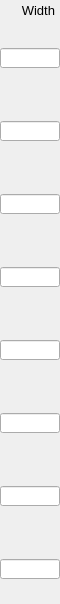
    <widget class="PyDMFrame" name="composite_7">
      <property name="geometry">
        <rect>
          <x>1060</x>
          <y>61</y>
          <width>60</width>
          <height>604</height>
        </rect>
      </property>
      <widget class="QLabel" name="text_25">
        <property name="geometry">
          <rect>
            <x>5</x>
            <y>0</y>
            <width>50</width>
            <height>20</height>
          </rect>
        </property>
        <property name="text">
          <string>Width</string>
        </property>
        <property name="font" stdset="0">
          <font>
            <pointsize>10</pointsize>
          </font>
        </property>
        <property name="brush" stdset="0">
          <brush brushstyle="SolidPattern">
            <color alpha="255">
              <red>0</red>
              <green>0</green>
              <blue>0</blue>
            </color>
          </brush>
        </property>
        <property name="toolTip">
          <string>text_25</string>
        </property>
        <property name="alignment">
          <set>Qt::AlignRight|Qt::AlignTrailing|Qt::AlignVCenter</set>
        </property>
        <property name="styleSheet">
          <string notr="true">QLabel#text_25 {
  color: rgb(0, 0, 0);
  }</string>
        </property>
      </widget>
      <widget class="PyDMSlider" name="valuator_48">
        <property name="geometry">
          <rect>
            <x>0</x>
            <y>73</y>
            <width>60</width>
            <height>20</height>
          </rect>
        </property>
        <property name="channel" stdset="0">
          <string>ca://${P}${O1}WidthY</string>
        </property>
        <property name="toolTip">
          <string>${P}${O1}WidthY</string>
        </property>
        <property name="orientation" stdset="0">
          <string>Qt::Horizontal</string>
        </property>
        <property name="showLimitLabels" stdset="0">
          <bool>true</bool>
        </property>
        <property name="showValueLabel" stdset="0">
          <bool>false</bool>
        </property>
        <property name="showUnits" stdset="0">
          <bool>false</bool>
        </property>
        <property name="tickPosition" stdset="0">
          <enum>QSlider::NoTicks</enum>
        </property>
        <property name="precision" stdset="0">
          <number>1</number>
        </property>
        <property name="styleSheet">
          <string notr="true">PyDMSlider#valuator_48 {
  color: rgb(0, 0, 0);
  background-color: rgb(115, 223, 255);
  }</string>
        </property>
      </widget>
      <widget class="PyDMLineEdit" name="text_entry_80">
        <property name="geometry">
          <rect>
            <x>0</x>
            <y>48</y>
            <width>60</width>
            <height>20</height>
          </rect>
        </property>
        <property name="channel" stdset="0">
          <string>ca://${P}${O1}WidthY</string>
        </property>
        <property name="toolTip">
          <string>${P}${O1}WidthY</string>
        </property>
        <property name="font" stdset="0">
          <font>
            <pointsize>10</pointsize>
          </font>
        </property>
        <property name="styleSheet">
          <string notr="true">PyDMLineEdit#text_entry_80 {
  color: rgb(0, 0, 0);
  background-color: rgb(115, 223, 255);
  border: 1px solid black;
  margin: 0px;
  padding: 0px;
  spacing: 0px;
  }</string>
        </property>
      </widget>
      <widget class="PyDMLabel" name="text_update_104">
        <property name="geometry">
          <rect>
            <x>0</x>
            <y>25</y>
            <width>60</width>
            <height>18</height>
          </rect>
        </property>
        <property name="toolTip">
          <string>PV: ${P}${O1}WidthY_RBV</string>
        </property>
        <property name="channel" stdset="0">
          <string>ca://${P}${O1}WidthY_RBV</string>
        </property>
        <property name="font" stdset="0">
          <font>
            <pointsize>10</pointsize>
          </font>
        </property>
        <property name="alignment">
          <set>Qt::AlignCenter</set>
        </property>
        <property name="textInteractionFlags">
          <set>Qt::TextSelectableByKeyboard|Qt::TextSelectableByMouse</set>
        </property>
        <property name="styleSheet">
          <string notr="true">PyDMLabel#text_update_104 {
  color: rgb(10, 0, 184);
  background-color: rgb(187, 187, 187);
  }</string>
        </property>
      </widget>
      <widget class="PyDMSlider" name="valuator_49">
        <property name="geometry">
          <rect>
            <x>0</x>
            <y>146</y>
            <width>60</width>
            <height>20</height>
          </rect>
        </property>
        <property name="channel" stdset="0">
          <string>ca://${P}${O2}WidthY</string>
        </property>
        <property name="toolTip">
          <string>${P}${O2}WidthY</string>
        </property>
        <property name="orientation" stdset="0">
          <string>Qt::Horizontal</string>
        </property>
        <property name="showLimitLabels" stdset="0">
          <bool>true</bool>
        </property>
        <property name="showValueLabel" stdset="0">
          <bool>false</bool>
        </property>
        <property name="showUnits" stdset="0">
          <bool>false</bool>
        </property>
        <property name="tickPosition" stdset="0">
          <enum>QSlider::NoTicks</enum>
        </property>
        <property name="precision" stdset="0">
          <number>1</number>
        </property>
        <property name="styleSheet">
          <string notr="true">PyDMSlider#valuator_49 {
  color: rgb(0, 0, 0);
  background-color: rgb(115, 223, 255);
  }</string>
        </property>
      </widget>
      <widget class="PyDMLineEdit" name="text_entry_81">
        <property name="geometry">
          <rect>
            <x>0</x>
            <y>121</y>
            <width>60</width>
            <height>20</height>
          </rect>
        </property>
        <property name="channel" stdset="0">
          <string>ca://${P}${O2}WidthY</string>
        </property>
        <property name="toolTip">
          <string>${P}${O2}WidthY</string>
        </property>
        <property name="font" stdset="0">
          <font>
            <pointsize>10</pointsize>
          </font>
        </property>
        <property name="styleSheet">
          <string notr="true">PyDMLineEdit#text_entry_81 {
  color: rgb(0, 0, 0);
  background-color: rgb(115, 223, 255);
  border: 1px solid black;
  margin: 0px;
  padding: 0px;
  spacing: 0px;
  }</string>
        </property>
      </widget>
      <widget class="PyDMLabel" name="text_update_105">
        <property name="geometry">
          <rect>
            <x>0</x>
            <y>98</y>
            <width>60</width>
            <height>18</height>
          </rect>
        </property>
        <property name="toolTip">
          <string>PV: ${P}${O2}WidthY_RBV</string>
        </property>
        <property name="channel" stdset="0">
          <string>ca://${P}${O2}WidthY_RBV</string>
        </property>
        <property name="font" stdset="0">
          <font>
            <pointsize>10</pointsize>
          </font>
        </property>
        <property name="alignment">
          <set>Qt::AlignCenter</set>
        </property>
        <property name="textInteractionFlags">
          <set>Qt::TextSelectableByKeyboard|Qt::TextSelectableByMouse</set>
        </property>
        <property name="styleSheet">
          <string notr="true">PyDMLabel#text_update_105 {
  color: rgb(10, 0, 184);
  background-color: rgb(187, 187, 187);
  }</string>
        </property>
      </widget>
      <widget class="PyDMSlider" name="valuator_50">
        <property name="geometry">
          <rect>
            <x>0</x>
            <y>219</y>
            <width>60</width>
            <height>20</height>
          </rect>
        </property>
        <property name="channel" stdset="0">
          <string>ca://${P}${O3}WidthY</string>
        </property>
        <property name="toolTip">
          <string>${P}${O3}WidthY</string>
        </property>
        <property name="orientation" stdset="0">
          <string>Qt::Horizontal</string>
        </property>
        <property name="showLimitLabels" stdset="0">
          <bool>true</bool>
        </property>
        <property name="showValueLabel" stdset="0">
          <bool>false</bool>
        </property>
        <property name="showUnits" stdset="0">
          <bool>false</bool>
        </property>
        <property name="tickPosition" stdset="0">
          <enum>QSlider::NoTicks</enum>
        </property>
        <property name="precision" stdset="0">
          <number>1</number>
        </property>
        <property name="styleSheet">
          <string notr="true">PyDMSlider#valuator_50 {
  color: rgb(0, 0, 0);
  background-color: rgb(115, 223, 255);
  }</string>
        </property>
      </widget>
      <widget class="PyDMLineEdit" name="text_entry_82">
        <property name="geometry">
          <rect>
            <x>0</x>
            <y>194</y>
            <width>60</width>
            <height>20</height>
          </rect>
        </property>
        <property name="channel" stdset="0">
          <string>ca://${P}${O3}WidthY</string>
        </property>
        <property name="toolTip">
          <string>${P}${O3}WidthY</string>
        </property>
        <property name="font" stdset="0">
          <font>
            <pointsize>10</pointsize>
          </font>
        </property>
        <property name="styleSheet">
          <string notr="true">PyDMLineEdit#text_entry_82 {
  color: rgb(0, 0, 0);
  background-color: rgb(115, 223, 255);
  border: 1px solid black;
  margin: 0px;
  padding: 0px;
  spacing: 0px;
  }</string>
        </property>
      </widget>
      <widget class="PyDMLabel" name="text_update_106">
        <property name="geometry">
          <rect>
            <x>0</x>
            <y>171</y>
            <width>60</width>
            <height>18</height>
          </rect>
        </property>
        <property name="toolTip">
          <string>PV: ${P}${O3}WidthY_RBV</string>
        </property>
        <property name="channel" stdset="0">
          <string>ca://${P}${O3}WidthY_RBV</string>
        </property>
        <property name="font" stdset="0">
          <font>
            <pointsize>10</pointsize>
          </font>
        </property>
        <property name="alignment">
          <set>Qt::AlignCenter</set>
        </property>
        <property name="textInteractionFlags">
          <set>Qt::TextSelectableByKeyboard|Qt::TextSelectableByMouse</set>
        </property>
        <property name="styleSheet">
          <string notr="true">PyDMLabel#text_update_106 {
  color: rgb(10, 0, 184);
  background-color: rgb(187, 187, 187);
  }</string>
        </property>
      </widget>
      <widget class="PyDMSlider" name="valuator_51">
        <property name="geometry">
          <rect>
            <x>0</x>
            <y>292</y>
            <width>60</width>
            <height>20</height>
          </rect>
        </property>
        <property name="channel" stdset="0">
          <string>ca://${P}${O4}WidthY</string>
        </property>
        <property name="toolTip">
          <string>${P}${O4}WidthY</string>
        </property>
        <property name="orientation" stdset="0">
          <string>Qt::Horizontal</string>
        </property>
        <property name="showLimitLabels" stdset="0">
          <bool>true</bool>
        </property>
        <property name="showValueLabel" stdset="0">
          <bool>false</bool>
        </property>
        <property name="showUnits" stdset="0">
          <bool>false</bool>
        </property>
        <property name="tickPosition" stdset="0">
          <enum>QSlider::NoTicks</enum>
        </property>
        <property name="precision" stdset="0">
          <number>1</number>
        </property>
        <property name="styleSheet">
          <string notr="true">PyDMSlider#valuator_51 {
  color: rgb(0, 0, 0);
  background-color: rgb(115, 223, 255);
  }</string>
        </property>
      </widget>
      <widget class="PyDMLineEdit" name="text_entry_83">
        <property name="geometry">
          <rect>
            <x>0</x>
            <y>267</y>
            <width>60</width>
            <height>20</height>
          </rect>
        </property>
        <property name="channel" stdset="0">
          <string>ca://${P}${O4}WidthY</string>
        </property>
        <property name="toolTip">
          <string>${P}${O4}WidthY</string>
        </property>
        <property name="font" stdset="0">
          <font>
            <pointsize>10</pointsize>
          </font>
        </property>
        <property name="styleSheet">
          <string notr="true">PyDMLineEdit#text_entry_83 {
  color: rgb(0, 0, 0);
  background-color: rgb(115, 223, 255);
  border: 1px solid black;
  margin: 0px;
  padding: 0px;
  spacing: 0px;
  }</string>
        </property>
      </widget>
      <widget class="PyDMLabel" name="text_update_107">
        <property name="geometry">
          <rect>
            <x>0</x>
            <y>244</y>
            <width>60</width>
            <height>18</height>
          </rect>
        </property>
        <property name="toolTip">
          <string>PV: ${P}${O4}WidthY_RBV</string>
        </property>
        <property name="channel" stdset="0">
          <string>ca://${P}${O4}WidthY_RBV</string>
        </property>
        <property name="font" stdset="0">
          <font>
            <pointsize>10</pointsize>
          </font>
        </property>
        <property name="alignment">
          <set>Qt::AlignCenter</set>
        </property>
        <property name="textInteractionFlags">
          <set>Qt::TextSelectableByKeyboard|Qt::TextSelectableByMouse</set>
        </property>
        <property name="styleSheet">
          <string notr="true">PyDMLabel#text_update_107 {
  color: rgb(10, 0, 184);
  background-color: rgb(187, 187, 187);
  }</string>
        </property>
      </widget>
      <widget class="PyDMSlider" name="valuator_52">
        <property name="geometry">
          <rect>
            <x>0</x>
            <y>365</y>
            <width>60</width>
            <height>20</height>
          </rect>
        </property>
        <property name="channel" stdset="0">
          <string>ca://${P}${O5}WidthY</string>
        </property>
        <property name="toolTip">
          <string>${P}${O5}WidthY</string>
        </property>
        <property name="orientation" stdset="0">
          <string>Qt::Horizontal</string>
        </property>
        <property name="showLimitLabels" stdset="0">
          <bool>true</bool>
        </property>
        <property name="showValueLabel" stdset="0">
          <bool>false</bool>
        </property>
        <property name="showUnits" stdset="0">
          <bool>false</bool>
        </property>
        <property name="tickPosition" stdset="0">
          <enum>QSlider::NoTicks</enum>
        </property>
        <property name="precision" stdset="0">
          <number>1</number>
        </property>
        <property name="styleSheet">
          <string notr="true">PyDMSlider#valuator_52 {
  color: rgb(0, 0, 0);
  background-color: rgb(115, 223, 255);
  }</string>
        </property>
      </widget>
      <widget class="PyDMLineEdit" name="text_entry_84">
        <property name="geometry">
          <rect>
            <x>0</x>
            <y>340</y>
            <width>60</width>
            <height>20</height>
          </rect>
        </property>
        <property name="channel" stdset="0">
          <string>ca://${P}${O5}WidthY</string>
        </property>
        <property name="toolTip">
          <string>${P}${O5}WidthY</string>
        </property>
        <property name="font" stdset="0">
          <font>
            <pointsize>10</pointsize>
          </font>
        </property>
        <property name="styleSheet">
          <string notr="true">PyDMLineEdit#text_entry_84 {
  color: rgb(0, 0, 0);
  background-color: rgb(115, 223, 255);
  border: 1px solid black;
  margin: 0px;
  padding: 0px;
  spacing: 0px;
  }</string>
        </property>
      </widget>
      <widget class="PyDMLabel" name="text_update_108">
        <property name="geometry">
          <rect>
            <x>0</x>
            <y>317</y>
            <width>60</width>
            <height>18</height>
          </rect>
        </property>
        <property name="toolTip">
          <string>PV: ${P}${O5}WidthY_RBV</string>
        </property>
        <property name="channel" stdset="0">
          <string>ca://${P}${O5}WidthY_RBV</string>
        </property>
        <property name="font" stdset="0">
          <font>
            <pointsize>10</pointsize>
          </font>
        </property>
        <property name="alignment">
          <set>Qt::AlignCenter</set>
        </property>
        <property name="textInteractionFlags">
          <set>Qt::TextSelectableByKeyboard|Qt::TextSelectableByMouse</set>
        </property>
        <property name="styleSheet">
          <string notr="true">PyDMLabel#text_update_108 {
  color: rgb(10, 0, 184);
  background-color: rgb(187, 187, 187);
  }</string>
        </property>
      </widget>
      <widget class="PyDMSlider" name="valuator_53">
        <property name="geometry">
          <rect>
            <x>0</x>
            <y>438</y>
            <width>60</width>
            <height>20</height>
          </rect>
        </property>
        <property name="channel" stdset="0">
          <string>ca://${P}${O6}WidthY</string>
        </property>
        <property name="toolTip">
          <string>${P}${O6}WidthY</string>
        </property>
        <property name="orientation" stdset="0">
          <string>Qt::Horizontal</string>
        </property>
        <property name="showLimitLabels" stdset="0">
          <bool>true</bool>
        </property>
        <property name="showValueLabel" stdset="0">
          <bool>false</bool>
        </property>
        <property name="showUnits" stdset="0">
          <bool>false</bool>
        </property>
        <property name="tickPosition" stdset="0">
          <enum>QSlider::NoTicks</enum>
        </property>
        <property name="precision" stdset="0">
          <number>1</number>
        </property>
        <property name="styleSheet">
          <string notr="true">PyDMSlider#valuator_53 {
  color: rgb(0, 0, 0);
  background-color: rgb(115, 223, 255);
  }</string>
        </property>
      </widget>
      <widget class="PyDMLineEdit" name="text_entry_85">
        <property name="geometry">
          <rect>
            <x>0</x>
            <y>413</y>
            <width>60</width>
            <height>20</height>
          </rect>
        </property>
        <property name="channel" stdset="0">
          <string>ca://${P}${O6}WidthY</string>
        </property>
        <property name="toolTip">
          <string>${P}${O6}WidthY</string>
        </property>
        <property name="font" stdset="0">
          <font>
            <pointsize>10</pointsize>
          </font>
        </property>
        <property name="styleSheet">
          <string notr="true">PyDMLineEdit#text_entry_85 {
  color: rgb(0, 0, 0);
  background-color: rgb(115, 223, 255);
  border: 1px solid black;
  margin: 0px;
  padding: 0px;
  spacing: 0px;
  }</string>
        </property>
      </widget>
      <widget class="PyDMLabel" name="text_update_109">
        <property name="geometry">
          <rect>
            <x>0</x>
            <y>390</y>
            <width>60</width>
            <height>18</height>
          </rect>
        </property>
        <property name="toolTip">
          <string>PV: ${P}${O6}WidthY_RBV</string>
        </property>
        <property name="channel" stdset="0">
          <string>ca://${P}${O6}WidthY_RBV</string>
        </property>
        <property name="font" stdset="0">
          <font>
            <pointsize>10</pointsize>
          </font>
        </property>
        <property name="alignment">
          <set>Qt::AlignCenter</set>
        </property>
        <property name="textInteractionFlags">
          <set>Qt::TextSelectableByKeyboard|Qt::TextSelectableByMouse</set>
        </property>
        <property name="styleSheet">
          <string notr="true">PyDMLabel#text_update_109 {
  color: rgb(10, 0, 184);
  background-color: rgb(187, 187, 187);
  }</string>
        </property>
      </widget>
      <widget class="PyDMSlider" name="valuator_54">
        <property name="geometry">
          <rect>
            <x>0</x>
            <y>511</y>
            <width>60</width>
            <height>20</height>
          </rect>
        </property>
        <property name="channel" stdset="0">
          <string>ca://${P}${O7}WidthY</string>
        </property>
        <property name="toolTip">
          <string>${P}${O7}WidthY</string>
        </property>
        <property name="orientation" stdset="0">
          <string>Qt::Horizontal</string>
        </property>
        <property name="showLimitLabels" stdset="0">
          <bool>true</bool>
        </property>
        <property name="showValueLabel" stdset="0">
          <bool>false</bool>
        </property>
        <property name="showUnits" stdset="0">
          <bool>false</bool>
        </property>
        <property name="tickPosition" stdset="0">
          <enum>QSlider::NoTicks</enum>
        </property>
        <property name="precision" stdset="0">
          <number>1</number>
        </property>
        <property name="styleSheet">
          <string notr="true">PyDMSlider#valuator_54 {
  color: rgb(0, 0, 0);
  background-color: rgb(115, 223, 255);
  }</string>
        </property>
      </widget>
      <widget class="PyDMLineEdit" name="text_entry_86">
        <property name="geometry">
          <rect>
            <x>0</x>
            <y>486</y>
            <width>60</width>
            <height>20</height>
          </rect>
        </property>
        <property name="channel" stdset="0">
          <string>ca://${P}${O7}WidthY</string>
        </property>
        <property name="toolTip">
          <string>${P}${O7}WidthY</string>
        </property>
        <property name="font" stdset="0">
          <font>
            <pointsize>10</pointsize>
          </font>
        </property>
        <property name="styleSheet">
          <string notr="true">PyDMLineEdit#text_entry_86 {
  color: rgb(0, 0, 0);
  background-color: rgb(115, 223, 255);
  border: 1px solid black;
  margin: 0px;
  padding: 0px;
  spacing: 0px;
  }</string>
        </property>
      </widget>
      <widget class="PyDMLabel" name="text_update_110">
        <property name="geometry">
          <rect>
            <x>0</x>
            <y>463</y>
            <width>60</width>
            <height>18</height>
          </rect>
        </property>
        <property name="toolTip">
          <string>PV: ${P}${O7}WidthY_RBV</string>
        </property>
        <property name="channel" stdset="0">
          <string>ca://${P}${O7}WidthY_RBV</string>
        </property>
        <property name="font" stdset="0">
          <font>
            <pointsize>10</pointsize>
          </font>
        </property>
        <property name="alignment">
          <set>Qt::AlignCenter</set>
        </property>
        <property name="textInteractionFlags">
          <set>Qt::TextSelectableByKeyboard|Qt::TextSelectableByMouse</set>
        </property>
        <property name="styleSheet">
          <string notr="true">PyDMLabel#text_update_110 {
  color: rgb(10, 0, 184);
  background-color: rgb(187, 187, 187);
  }</string>
        </property>
      </widget>
      <widget class="PyDMSlider" name="valuator_55">
        <property name="geometry">
          <rect>
            <x>0</x>
            <y>584</y>
            <width>60</width>
            <height>20</height>
          </rect>
        </property>
        <property name="channel" stdset="0">
          <string>ca://${P}${O8}WidthY</string>
        </property>
        <property name="toolTip">
          <string>${P}${O8}WidthY</string>
        </property>
        <property name="orientation" stdset="0">
          <string>Qt::Horizontal</string>
        </property>
        <property name="showLimitLabels" stdset="0">
          <bool>true</bool>
        </property>
        <property name="showValueLabel" stdset="0">
          <bool>false</bool>
        </property>
        <property name="showUnits" stdset="0">
          <bool>false</bool>
        </property>
        <property name="tickPosition" stdset="0">
          <enum>QSlider::NoTicks</enum>
        </property>
        <property name="precision" stdset="0">
          <number>1</number>
        </property>
        <property name="styleSheet">
          <string notr="true">PyDMSlider#valuator_55 {
  color: rgb(0, 0, 0);
  background-color: rgb(115, 223, 255);
  }</string>
        </property>
      </widget>
      <widget class="PyDMLineEdit" name="text_entry_87">
        <property name="geometry">
          <rect>
            <x>0</x>
            <y>559</y>
            <width>60</width>
            <height>20</height>
          </rect>
        </property>
        <property name="channel" stdset="0">
          <string>ca://${P}${O8}WidthY</string>
        </property>
        <property name="toolTip">
          <string>${P}${O8}WidthY</string>
        </property>
        <property name="font" stdset="0">
          <font>
            <pointsize>10</pointsize>
          </font>
        </property>
        <property name="styleSheet">
          <string notr="true">PyDMLineEdit#text_entry_87 {
  color: rgb(0, 0, 0);
  background-color: rgb(115, 223, 255);
  border: 1px solid black;
  margin: 0px;
  padding: 0px;
  spacing: 0px;
  }</string>
        </property>
      </widget>
      <widget class="PyDMLabel" name="text_update_111">
        <property name="geometry">
          <rect>
            <x>0</x>
            <y>536</y>
            <width>60</width>
            <height>18</height>
          </rect>
        </property>
        <property name="toolTip">
          <string>PV: ${P}${O8}WidthY_RBV</string>
        </property>
        <property name="channel" stdset="0">
          <string>ca://${P}${O8}WidthY_RBV</string>
        </property>
        <property name="font" stdset="0">
          <font>
            <pointsize>10</pointsize>
          </font>
        </property>
        <property name="alignment">
          <set>Qt::AlignCenter</set>
        </property>
        <property name="textInteractionFlags">
          <set>Qt::TextSelectableByKeyboard|Qt::TextSelectableByMouse</set>
        </property>
        <property name="styleSheet">
          <string notr="true">PyDMLabel#text_update_111 {
  color: rgb(10, 0, 184);
  background-color: rgb(187, 187, 187);
  }</string>
        </property>
      </widget>
    </widget>
